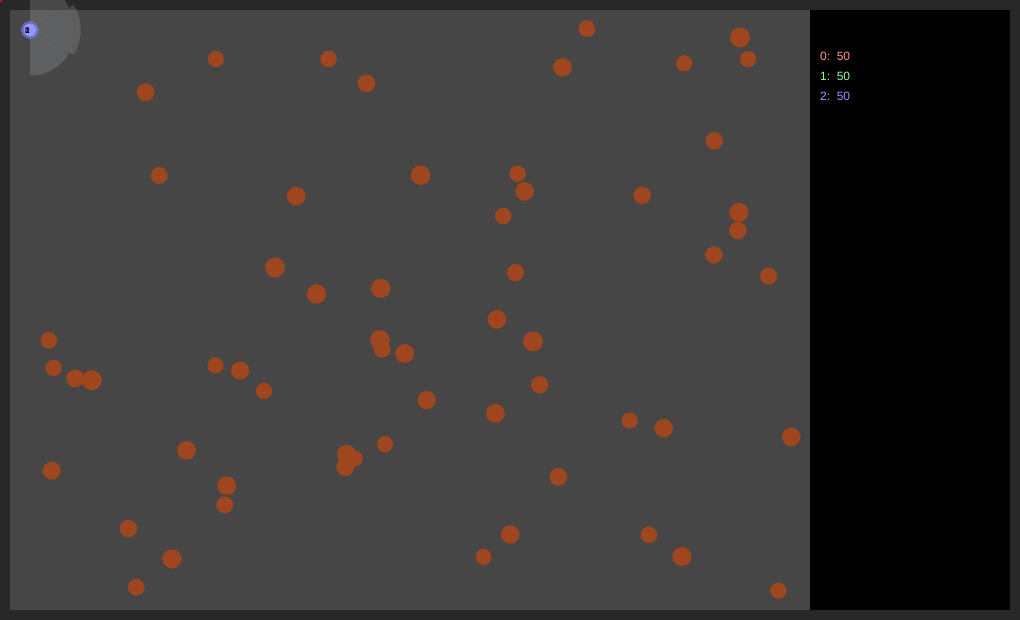
Frame 1 (no input)
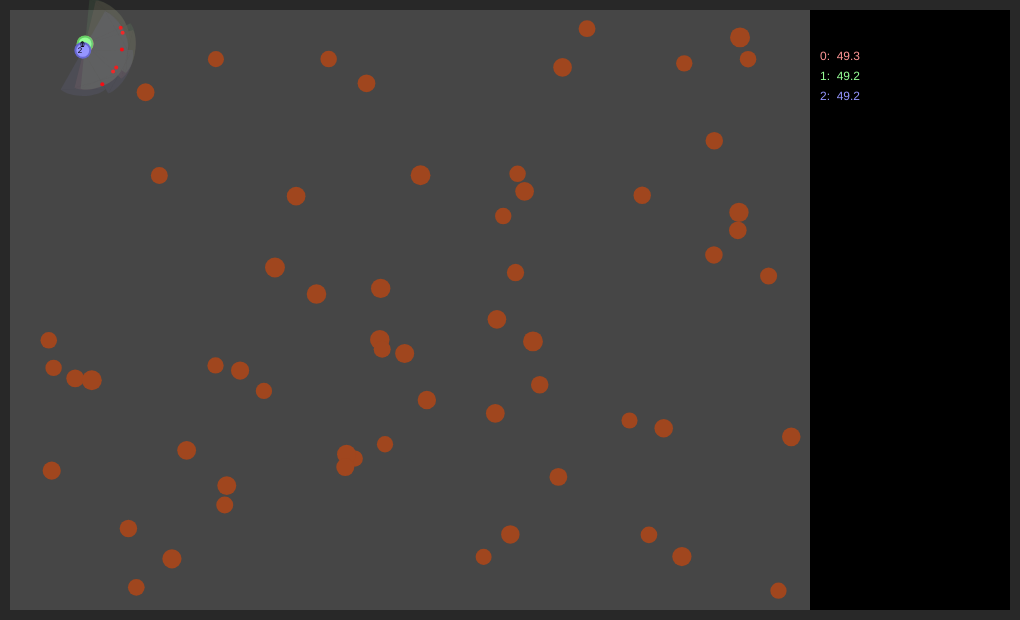
Frame 60 (no input)
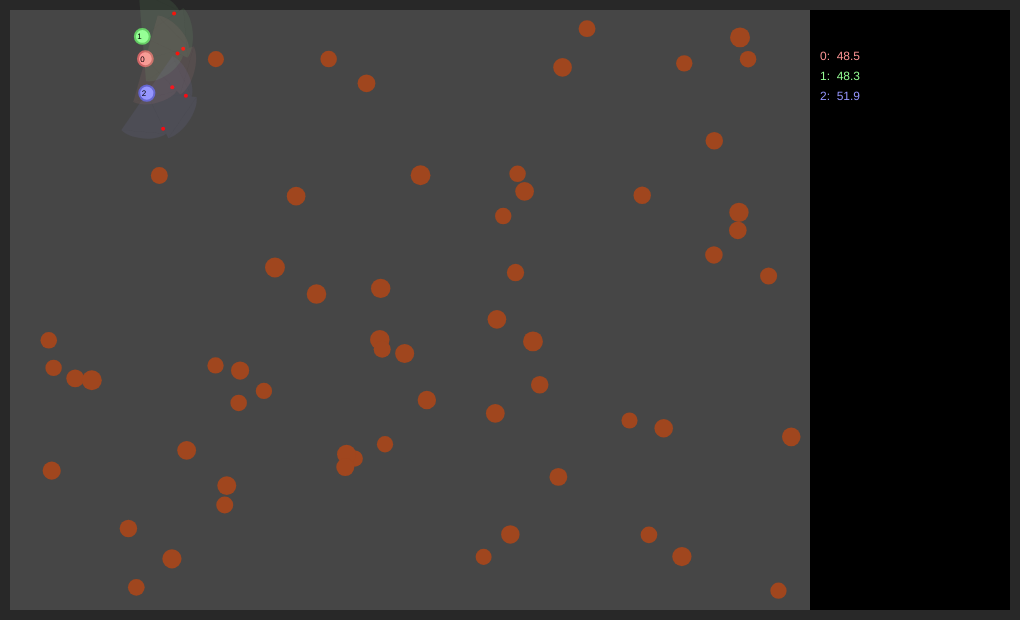
Frame 120 (the mouse pressed at the canvas centre since frame 60)

The p5.js sketch that drew these frames (run headless with seeded random() and noise() and a simulated clock; from frame 60 on, the mouse is pressed at the canvas centre):

// p5.js sketch
// ── sketch.js
var border = 10;
var width = 1000;
var height = 600;
var cubes = [];
var caali = [];
var foods = [];
var cubeCount = 0;
var nutrition = 0.2;
var foodCount = 60;
var passiveConsumption = 0.001;
var mutationFactor = 1;
var timescale = 1;
var foodRespawnRate = 0.05;
var i;
var j;
var k, time = 0, foodTimer = 0;

function setup() {
    
    createCanvas(1000 + 2 * border, 600 + 2 * border);
    frameRate(60);
//    randomSeed(1234);
    
//    cubes[0] = new Cube();
//    cubes[0].x = 60 + border;
//    cubes[0].y = 100 + border;
//    cubes[0].w = 20;
//    cubes[0].h = 200
//    cubes[1] = new Cube();
//    cubes[1].x = 150 + border;
//    cubes[1].y = 280 + border;
//    cubes[1].w = 300;
//    cubes[1].h = 20;
//    cubes[2] = new Cube();
//    cubes[2].x = 350 + border;
//    cubes[2].y = 200 + border;
//    cubes[2].w = 20;
//    cubes[2].h = 400
//    cubes[3] = new Cube();
//    cubes[3].x = 200 + border;
//    cubes[3].y = 500 + border;
//    cubes[3].w = 400;
//    cubes[3].h = 40;
    
    for (i=0; i<3; i++) {
        caali[i] = new Caalis();
    }
    caali[0].r = 255;
    caali[0].g = 150;
    caali[0].b = 150;
    caali[1].r = 150;
    caali[1].g = 255;
    caali[1].b = 150;
    caali[2].r = 150;
    caali[2].g = 150;
    caali[2].b = 255;
    
    for (i = 0; i < foodCount; i++){
        foods[i] = new Food();
        foods[i].x = random(border + foods[i].size, 800 + border - foods[i].size);
        foods[i].y = random(border + foods[i].size, 600 + border - foods[i].size);
    }
    
}

function draw() {
    time += timescale;
    noStroke();
    background(70);
    fill(0);
    rect(800 + border, border, 200, 600);
    fill(40);
    rect(0, 0, 1000 + 2 * border,border);
    rect(0, 600+border,1000 + 2 * border, border);
    rect(0, border, border, 600);
    rect(1000 + border, border, border, 600);
    
//    for (i = 0; i < cubeCount; i++) {
//        cubes[i].draw();
//    }
//    
    
    while (time > 1) {
        foodTimer += foodRespawnRate;
        while (foodTimer > 1 && foods.length < foodCount) {
            var newFood = new Food();
            newFood.x = random(border + newFood.size, 800 + border - newFood.size);
            newFood.y = random(border + newFood.size, 600 + border - newFood.size);
            foods.push(newFood);
            foodTimer--;
        }


        for (i = 0; i < caali.length; i++) {
            caali[i].see();
            caali[i].think();
            caali[i].update();
        }
        time--;
    }

    
   
    for (i = 0; i < caali.length; i++) {
        caali[i].draw();
    }
    
    foods.forEach (function (food) {
        food.draw();
    })
    
    for (i = 0; i < caali.length; i++) {
        fill(caali[i].r, caali[i].g, caali[i].b);
        textSize(12);
        if (i<27) {
            text (i + ":  " + Math.round(caali[i].energy*10)/10, 820,60 + i * 20);
        }
        else {
            text (i + ":  " + Math.round(caali[i].energy*10)/10, 880,60 + (i-27) * 20);
        }
        fill(0);
        textSize(8);
        text (i, caali[i].x-5, caali[i].y+3);
    }
}

function Caalis() {
    this.x = 30;
    this.y = 30;
    this.r = 255;
    this.g = 255;
    this.b = 255;
    this.rot = 0;
    this.speed = 1;
    this.rotspeed = 3;
    this.state = 0;
    this.randomturn = 0;
    this.stateDecay = 0;
    this.energy = 50;
    this.fovs = [];
    
    this.randomTurnFactor = 0.3;
    this.sprintFactor = 2;
    this.sprintTurnFactor = 1;
    this.splitMass = 100;
    
    this.fovs[0] = new FOV(this);
    this.fovs[0].centerAngle = 0;
    this.fovs[0].width = 60;
    this.fovs[0].range = 50;
    
    this.fovs[1] = new FOV(this);
    this.fovs[1].centerAngle = 60;
    this.fovs[1].width = 60;
    this.fovs[1].range = 45;
    
    this.fovs[2] = new FOV(this);
    this.fovs[2].centerAngle = -60;
    this.fovs[2].width = 60;
    this.fovs[2].range = 45;
    
    this.eyes = [];
    this.eyes[0] = new Eye();
    this.eyes[0].offset = 40;
    this.eyes[0].rotoffset = 30;
    
    this.eyes[1] = new Eye();
    this.eyes[1].offset = 40;
    this.eyes[1].rotoffset = -30;
 
    this.think = function () {
        if (this.state == 0) {                                          //State 0: Standart wandering behaviour
            if (this.eyes[0].seeswall && !this.eyes[1].seeswall) {
                this.turn(-this.rotspeed);
                this.randomturn = random(-this.rotspeed*this.randomTurnFactor, 0);
            }
            else if (this.eyes[1].seeswall && !this.eyes[0].seeswall) {
                this.turn(this.rotspeed);
                this.randomturn = random(0, this.rotspeed*this.randomTurnFactor);
            }
            else if (this.eyes[0].seeswall && this.eyes[1].seeswall){
                if (random(-1,1) > 0) {
                    this.state = 1;
                }
                else {
                    this.state = 2;
                }
            }
            
            else if (this.fovs[1].foodCount > this.fovs[0].foodCount && this.fovs[1].foodCount > this.fovs[2].foodCount) {
                this.turn(this.rotspeed * this.sprintTurnFactor);
                this.randomturn = 0;
                this.move(this.speed*this.sprintFactor);
//                this.state = 3;
//                this.stateDecay = 20;
            }
            else if (this.fovs[0].foodCount > this.fovs[1].foodCount && this.fovs[0].foodCount > this.fovs[2].foodCount) {
                this.randomturn = 0;
                this.move(this.speed * this.sprintFactor);
//                this.state = 3;
//                this.stateDecay = 20;
            }
            else if (this.fovs[2].foodCount > this.fovs[0].foodCount && this.fovs[2].foodCount > this.fovs[1].foodCount) {
                this.turn(-this.rotspeed * this.sprintTurnFactor);
                this.randomturn = 0;
                this.move(this.speed * this.sprintFactor);
//                this.state = 3;
//                this.stateDecay = 20;
            }
            
            else {
                this.move(this.speed);
                if (random(0,1) < 0.01) {
                    this.randomturn = random (-this.rotspeed * this.randomTurnFactor, this.rotspeed * this.randomTurnFactor);
                }
                this.turn(this.randomturn);
            }
        }
        
        
        else if (this.state == 1) {                                 //State 1: Turn left until no wall seen
            if (this.eyes[0].seeswall || this.eyes[1].seeswall) {
                this.turn(this.rotspeed);
                this.randomturn = random (-this.rotspeed * this.randomTurnFactor, this.rotspeed * this.randomTurnFactor);
                this.turn(this.randomturn);
            }
            else {
                this.state = 0;
            }
        }
        
        
        else if (this.state == 2) {                                 //State 2: Turn right until no wall seen
            if (this.eyes[0].seeswall || this.eyes[1].seeswall) {
                this.turn(-this.rotspeed);
                this.randomturn = random (-this.rotspeed * this.randomTurnFactor, this.rotspeed * this.randomTurnFactor);
                this.turn(this.randomturn);
            }
            else {
                this.state = 0;
            }
        }
        
        
//        else if (this.state == 3) {                                 //State 3: Run for food until stateDecay==0
//            if (this.eyes[0].seesfood && !this.eyes[1].seesfood) {
//                this.turn(this.rotspeed);
//            }
//            else if (this.eyes[1].seesfood && !this.eyes[0].seesfood) {
//                this.turn(-this.rotspeed);
//            }
//            this.randomturn = 0;
//            this.move(this.speed*2);
//            this.stateDecay--;
//            if (this.stateDecay == 0 || this.eyes[0].seeswall || this.eyes[1].seeswall) {
//                this.state = 0;
//            }
//            
//        }
        
        else if (this.state == 4) {     
            this.stateDecay--;
            if (this.stateDecay == 0) {
                this.state = 0;
                this.split();
            }
        }
    }
    
    this.see = function () {
        for (k = 0; k < this.eyes.length; k++) {
            this.eyes[k].x = this.x + Math.cos(radians(this.rot + this.eyes[k].rotoffset)) * this.eyes[k].offset;
            this.eyes[k].y = this.y + Math.sin(radians(this.rot + this.eyes[k].rotoffset)) * this.eyes[k].offset;
            this.eyes[k].see();
        }
        for (k = 0; k < this.fovs.length; k++) {
            this.fovs[k].see();
        }
    }
    
    this.draw = function () {
        
        //fill(90, 220, 130);
        fill(this.r, this.g, this.b);
        stroke(this.r - 50, this.g - 50, this.b - 50);
        strokeWeight(2);
        ellipse(this.x, this.y, (this.energy + 100) / 10);
        noStroke();
        for (k = 0; k < this.eyes.length; k++) {
            fill(255, 0, 0);

            if (this.eyes[k].seeswall) {
                fill(0, 255, 0);
            }  
//            if (this.eyes[k].seesfood) {
//                fill(0, 0, 255);
//            }

            ellipse(this.eyes[k].x, this.eyes[k].y, 4, 4);
        }
        for (k = 0; k < this.fovs.length; k++) {
            this.fovs[k].draw();
        }
    }
    
    this.move = function (spd) {
        this.x += Math.cos(radians(this.rot)) * spd;
        this.y += Math.sin(radians(this.rot)) * spd;
        this.energy-=Math.pow(Math.abs(spd), 1.1) * 0.01;
    }
    
    this.turn = function (rotspd) {
        this.rot += rotspd;
        this.energy-=Math.abs(rotspd)*0.005;
        if (this.rot >= 360) {
            this.rot -= 360;
        }
        else if (this.rot < 0) {
            this.rot += 360;
        }
    }
    
    this.update = function () {
        for (j = 0; j < foods.length; j++) {
            if (Math.sqrt(Math.pow(foods[j].x - this.x, 2) + Math.pow(foods[j].y - this.y, 2)) < foods[j].size/2 +  (this.energy + 100)/20) {
                this.energy += foods[j].size * nutrition;
                foods[j].respawn();                                 //Food eating energy gain
                if (this.energy > this.splitMass) {                              // Splitting behaviour
                    this.stateDecay = 60;
                    this.state = 4;
                }
            }
        }
        
        
        this.energy -= passiveConsumption;
        
        if (this.energy <= 0) {
            caali.splice(i, 1);
            if(i == caali.length && i != 0) {
                i--;
            }
        }
    }
    
    this.split = function () {
        this.child = new Caalis();
        this.child.energy = this.energy / 2;
        this.child.x = this.x;
        this.child.y = this.y;
        this.child.speed = this.speed + random(-0.1, 0.1) * mutationFactor;
        this.child.rotspeed = this.rotspeed + random(-0.1, 0.1) * mutationFactor;
        this.child.eyes[0].offset = this.eyes[0].offset + random(-1, 1) * mutationFactor;
        this.child.eyes[1].offset = this.eyes[1].offset + random(-1, 1) * mutationFactor;
        this.child.eyes[0].rotoffset = this.eyes[0].rotoffset + random(-2,2) * mutationFactor;
        this.child.eyes[1].rotoffset = this.eyes[1].rotoffset + random(-2,2) * mutationFactor;
        this.child.fovs[0].range = this.fovs[0].range + random(-1,1) * mutationFactor;
        this.child.fovs[0].centerAngle = this.fovs[0].centerAngle + random(-1, 1) * mutationFactor;
        this.child.fovs[0].width = this.fovs[0].width + random(-1, 1) * mutationFactor;
        this.child.fovs[1].range = this.fovs[1].range + random(-1,1) * mutationFactor;
        this.child.fovs[1].centerAngle = this.fovs[1].centerAngle + random(-1, 1) * mutationFactor;
        this.child.fovs[1].width = this.fovs[1].width + random(-1, 1) * mutationFactor;
        this.child.fovs[2].range = this.fovs[2].range + random(-1,1) * mutationFactor;
        this.child.fovs[2].centerAngle = this.fovs[2].centerAngle + random(-1, 1) * mutationFactor;
        this.child.fovs[2].width = this.fovs[2].width + random(-1, 1) * mutationFactor;
        this.child.r = Math.max(Math.min(this.r + random(-15,15) * mutationFactor, 255), 0);
        this.child.g = Math.max(Math.min(this.g + random(-15,15) * mutationFactor, 255), 0);
        this.child.b = Math.max(Math.min(this.b + random(-15,15) * mutationFactor, 255), 0);
        this.child.rot = this.rot + 180;
        this.child.randomTurnFactor = this.randomTurnFactor + random(-0.015, 0,015) * mutationFactor;
        this.child.sprintFactor = this.sprintFactor + random(-0.05, 0.05) * mutationFactor;
        this.child.sprintTurnFactor = this.sprintTurnFactor + random(-0.05, 0.05) * mutationFactor;
        this.child.splitMass = this.splitMass + random(-2, 2) * mutationFactor;
        caali.push(this.child);
        this.energy /= 2;
    }
}

function Cube() {
    
    this.x = 200;
    this.y = 200;
    this.w = 100;
    this.h = 100;
    this.draw = function () {
        fill(200);
        rect(this.x - this.w / 2, this.y - this.h / 2, this.w, this.h);
    }
}

function Food() {
    this.x = 300;
    this.y = 350;
    this.size = 16 + random(0, 4);
    
    this.draw = function () {
        fill(160, 70, 30);
        ellipse(this.x, this.y, this.size);
    }
    
    this.respawn = function () {
//        this.x = random(border + this.size, 600 + border - this.size);
//        this.y = random(border + this.size, 600 + border - this.size);
        foods.splice(j, 1);
    }
}

function Eye() {
    this.x = 0;
    this.y = 0;
    this.offset = 10;
    this.rotoffset = 0;
    this.seeswall = false;
    this.seesfood = false;
    
    this.see = function () {
        
        this.seeswall = false;
        this.seesfood = false;
        for (j = 0; j < cubeCount; j++) {
            if (Math.abs(cubes[j].x - this.x) < cubes[j].w / 2 + 2 && Math.abs(cubes[j].y - this.y) < cubes[j].h / 2 + 2) {
                this.seeswall = true;
                break;
            }
        }
        
        
        if (!this.seeswall && (this.x < border + 2 || this.x > 800 + border - 2 || this.y < border + 2 || this.y > height - border - 2)) {
            this.seeswall = true;
        }
    }
}

function FOV(owner) {
    this.centerAngle = 0;
    this.range = 50;
    this.curviness = 1.1;
    this.width = 60;
    this.owner = owner;
    this.foodCount = 0;
    
    this.draw = function () {
        fill(this.owner.r, this.owner.g, this.owner.b, 20);
        noStroke();
        beginShape();
        //vertex(this.owner.x, this.owner.y);
        vertex(this.owner.x + Math.cos(radians(this.owner.rot + this.width / 2 + this.centerAngle)) * this.range,
               this.owner.y + Math.sin(radians(this.owner.rot + this.width / 2 + this.centerAngle)) * this.range);
        bezierVertex(this.owner.x + Math.cos(radians(this.owner.rot + this.width / 4 + this.centerAngle)) * this.range * this.curviness,
                    this.owner.y + Math.sin(radians(this.owner.rot + this.width / 4 + this.centerAngle)) * this.range * this.curviness,
                    this.owner.x + Math.cos(radians(this.owner.rot - this.width / 4 + this.centerAngle)) * this.range * this.curviness,
                    this.owner.y + Math.sin(radians(this.owner.rot - this.width / 4 + this.centerAngle)) * this.range * this.curviness,
                    this.owner.x + Math.cos(radians(this.owner.rot - this.width / 2 + this.centerAngle)) * this.range,
                    this.owner.y + Math.sin(radians(this.owner.rot - this.width / 2 + this.centerAngle)) * this.range);
        //vertex(this.owner.x, this.owner.y);
        endShape();
        triangle(this.owner.x, this.owner.y,
                this.owner.x + Math.cos(radians(this.owner.rot + this.width / 2 + this.centerAngle)) * this.range,
                this.owner.y + Math.sin(radians(this.owner.rot + this.width / 2 + this.centerAngle)) * this.range,
                this.owner.x + Math.cos(radians(this.owner.rot - this.width / 2 + this.centerAngle)) * this.range,
                this.owner.y + Math.sin(radians(this.owner.rot - this.width / 2 + this.centerAngle)) * this.range);
    }
    
    this.see = function () {
        this.foodCount = 0;
        for (var kaqs = 0; kaqs < foods.length; kaqs++) {
            if (dist(this.owner.x, this.owner.y, foods[kaqs].x, foods[kaqs].y) <= this.range) {
                var distVec = createVector(foods[kaqs].x - this.owner.x, foods[kaqs].y - this.owner.y);
                if (angle_between(degrees(distVec.heading()),
                                  this.owner.rot + this.centerAngle - this.width / 2,
                                 this.owner.rot + this.centerAngle + this.width / 2)) {
                    this.foodCount += foods[kaqs].size;
                }
            }
        }
    }
}
                    
function angle_between(n, a, b) {
	n = (360 + (n % 360)) % 360;
	a = (360 + a) % 360;
	b = (360 + b) % 360;

	if (a < b)
		return a <= n && n <= b;
	return a <= n || n <= b;
}
